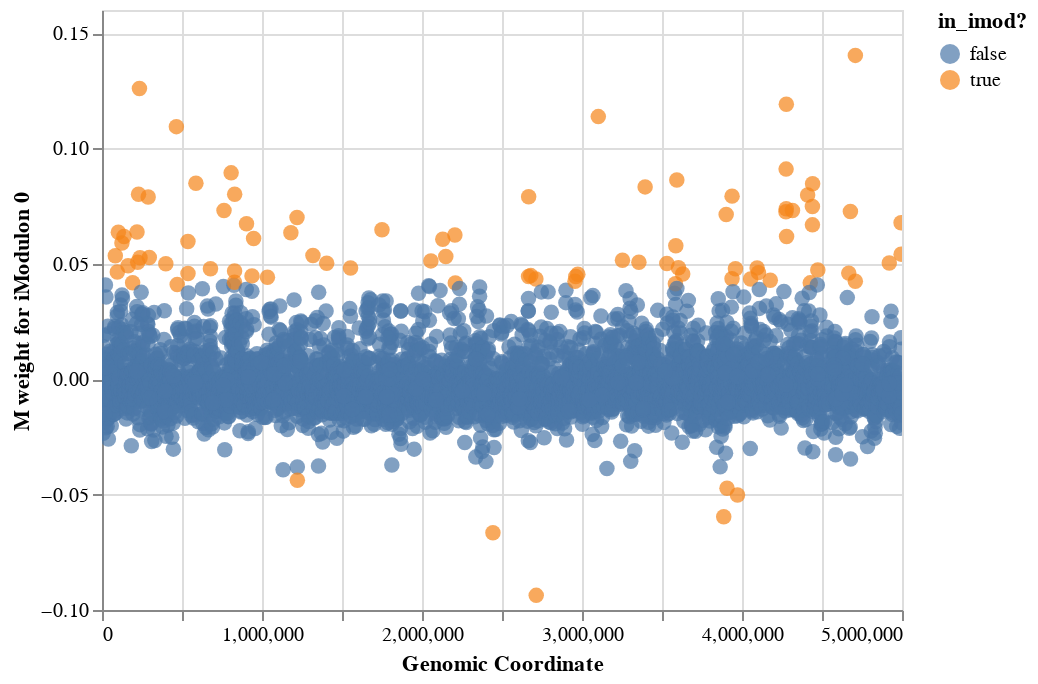

Notebook source saved alongside this figure:
### Code cell
view_imod_weights_on_genome(ica_data,0)

### Figure 1 — Vega-Lite specification as saved in the notebook (floating-point values rounded to 4 significant figures; data arrays with more than 128 entries replaced by an {"elided": "..."} marker saying what was removed)
{"config": {"view": {"continuousWidth": 400, "continuousHeight": 300}}, "data": {"name": "data-92e0621a9d8f0fb44730b915d58e66e8"}, "mark": {"type": "circle", "size": 60}, "encoding": {"color": {"field": "in_imod?", "type": "nominal"}, "tooltip": [{"field": "locus_tag", "type": "nominal"}, {"field": "gene_symbol", "type": "nominal"}, {"field": "product", "type": "nominal"}, {"field": "in_imod?", "type": "nominal"}], "x": {"axis": {"title": "Genomic Coordinate"}, "field": "start_coord", "type": "quantitative"}, "y": {"axis": {"title": "M weight for iModulon 0"}, "field": "weight", "type": "quantitative"}}, "selection": {"selector003": {"type": "interval", "bind": "scales", "encodings": ["x", "y"]}}, "$schema": "https://vega.github.io/schema/vega-lite/v4.17.0.json", "datasets": {"data-92e0621a9d8f0fb44730b915d58e66e8": {"elided": "4180 records"}}}
